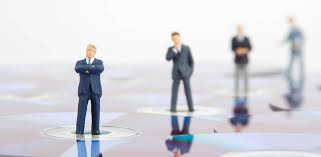
#> input picture i4.jpg, 321 x 157 px
$ python body_detect.py
#> lines starting #> are read from the running program, lines starting #| are printed output that depends on the picture; after the words box and inside, x2 and y2 are one past the last pixel; in counts of white or black regions, pixels touching at a corner belong together

import cv2

face_cascade = cv2.CascadeClassifier('haarcascade_fullbody.xml')
img = cv2.imread('i4.jpg')
#> img is the input picture: shape (157, 321, 3); mean B, G, R 219.8, 213.9, 213.7
gray = cv2.cvtColor(img, cv2.COLOR_BGR2GRAY)
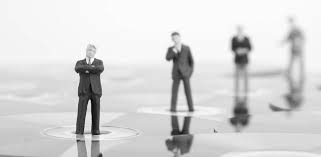
#> gray: shape (157, 321); min 3, max 255, mean 214.5
faces = face_cascade.detectMultiScale(gray,1.1,4)
#> faces = [[221, 14, 38, 76], [153, 9, 52, 106], [58, 24, 58, 116]]

for(x,y,w,h) in faces:
    cv2.rectangle(img, (x,y),(x+w,y+h),(0,255,0),3)
#> this loop made 3 passes
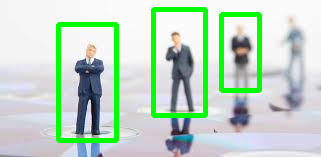
#> img: shape (157, 321, 3); 8.78% of pixels changed, all inside (x1, y1, x2, y2) = (56, 7, 262, 143)

cv2.imshow('img',img)
cv2.waitKey()
